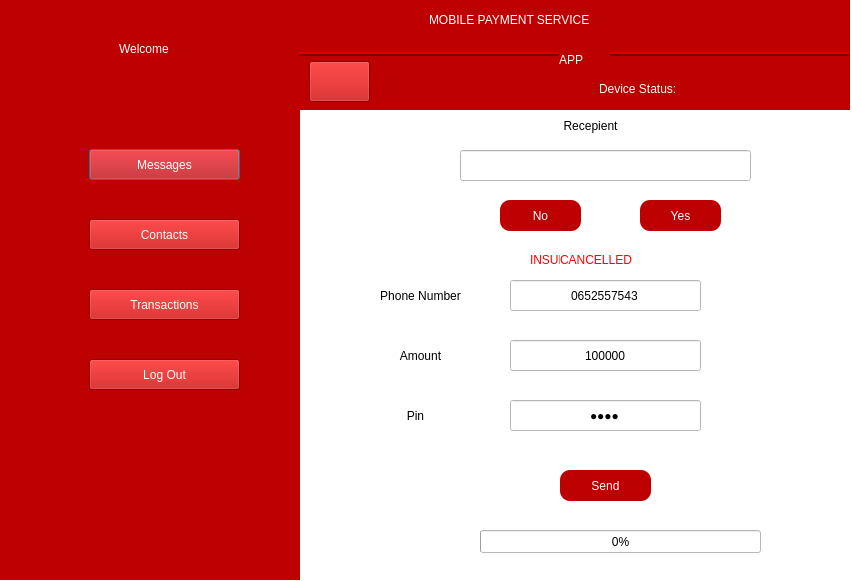
<?xml version="1.0" encoding="UTF-8"?>
<ui version="4.0">
 <class>Dialog</class>
 <widget class="QDialog" name="Dialog">
  <property name="geometry">
   <rect>
    <x>0</x>
    <y>0</y>
    <width>852</width>
    <height>581</height>
   </rect>
  </property>
  <property name="windowTitle">
   <string>Dialog</string>
  </property>
  <property name="layoutDirection">
   <enum>Qt::LeftToRight</enum>
  </property>
  <property name="styleSheet">
   <string notr="true">background-color: rgb(255, 255, 255);</string>
  </property>
  <property name="modal">
   <bool>false</bool>
  </property>
  <widget class="QWidget" name="widget" native="true">
   <property name="geometry">
    <rect>
     <x>-1</x>
     <y>-1</y>
     <width>301</width>
     <height>581</height>
    </rect>
   </property>
   <property name="styleSheet">
    <string notr="true">background-color: rgb(189, 0, 0);
color: rgb(255, 255, 255);</string>
   </property>
   <widget class="QLabel" name="label">
    <property name="geometry">
     <rect>
      <x>120</x>
      <y>40</y>
      <width>81</width>
      <height>20</height>
     </rect>
    </property>
    <property name="styleSheet">
     <string notr="true">font: 75 14pt &quot;MS Shell Dlg 2&quot;;</string>
    </property>
    <property name="text">
     <string>Welcome</string>
    </property>
   </widget>
   <widget class="QLabel" name="nmm">
    <property name="geometry">
     <rect>
      <x>60</x>
      <y>70</y>
      <width>201</width>
      <height>20</height>
     </rect>
    </property>
    <property name="styleSheet">
     <string notr="true">font: 75 13pt &quot;MS Shell Dlg 2&quot;;</string>
    </property>
    <property name="text">
     <string/>
    </property>
    <property name="alignment">
     <set>Qt::AlignCenter</set>
    </property>
   </widget>
   <widget class="QLabel" name="pnmm">
    <property name="geometry">
     <rect>
      <x>100</x>
      <y>110</y>
      <width>131</width>
      <height>20</height>
     </rect>
    </property>
    <property name="styleSheet">
     <string notr="true">font: 75 13pt &quot;MS Shell Dlg 2&quot;;</string>
    </property>
    <property name="text">
     <string/>
    </property>
    <property name="alignment">
     <set>Qt::AlignCenter</set>
    </property>
   </widget>
   <widget class="QLabel" name="label_5">
    <property name="geometry">
     <rect>
      <x>20</x>
      <y>140</y>
      <width>51</width>
      <height>41</height>
     </rect>
    </property>
    <property name="text">
     <string/>
    </property>
    <property name="pixmap">
     <pixmap>ICONS/icons8-group-message-48.png</pixmap>
    </property>
   </widget>
   <widget class="QLabel" name="label_11">
    <property name="geometry">
     <rect>
      <x>20</x>
      <y>280</y>
      <width>51</width>
      <height>41</height>
     </rect>
    </property>
    <property name="text">
     <string/>
    </property>
    <property name="pixmap">
     <pixmap>ICONS/icons8-euro-money-48.png</pixmap>
    </property>
   </widget>
   <widget class="QLabel" name="label_12">
    <property name="geometry">
     <rect>
      <x>20</x>
      <y>210</y>
      <width>51</width>
      <height>41</height>
     </rect>
    </property>
    <property name="text">
     <string/>
    </property>
    <property name="pixmap">
     <pixmap>ICONS/icons8-address-book-2-48.png</pixmap>
    </property>
   </widget>
   <widget class="QLabel" name="label_14">
    <property name="geometry">
     <rect>
      <x>20</x>
      <y>350</y>
      <width>51</width>
      <height>41</height>
     </rect>
    </property>
    <property name="text">
     <string/>
    </property>
    <property name="pixmap">
     <pixmap>ICONS/icons8-open-pane-48.png</pixmap>
    </property>
   </widget>
   <widget class="QPushButton" name="messages">
    <property name="geometry">
     <rect>
      <x>90</x>
      <y>150</y>
      <width>151</width>
      <height>31</height>
     </rect>
    </property>
    <property name="styleSheet">
     <string notr="true">font: 75 10pt &quot;Arial&quot;;</string>
    </property>
    <property name="text">
     <string>Messages</string>
    </property>
   </widget>
   <widget class="QPushButton" name="contacts">
    <property name="geometry">
     <rect>
      <x>90</x>
      <y>220</y>
      <width>151</width>
      <height>31</height>
     </rect>
    </property>
    <property name="styleSheet">
     <string notr="true">font: 75 10pt &quot;Arial&quot;;</string>
    </property>
    <property name="text">
     <string>Contacts</string>
    </property>
   </widget>
   <widget class="QPushButton" name="transaction">
    <property name="geometry">
     <rect>
      <x>90</x>
      <y>290</y>
      <width>151</width>
      <height>31</height>
     </rect>
    </property>
    <property name="styleSheet">
     <string notr="true">font: 75 10pt &quot;Arial&quot;;</string>
    </property>
    <property name="text">
     <string>Transactions</string>
    </property>
   </widget>
   <widget class="QPushButton" name="lgo">
    <property name="geometry">
     <rect>
      <x>90</x>
      <y>360</y>
      <width>151</width>
      <height>31</height>
     </rect>
    </property>
    <property name="styleSheet">
     <string notr="true">font: 75 10pt &quot;Arial&quot;;</string>
    </property>
    <property name="text">
     <string>Log Out</string>
    </property>
   </widget>
  </widget>
  <widget class="QFrame" name="frame">
   <property name="geometry">
    <rect>
     <x>299</x>
     <y>-1</y>
     <width>551</width>
     <height>111</height>
    </rect>
   </property>
   <property name="styleSheet">
    <string notr="true">background-color: rgb(189, 0, 0);
color: rgb(255, 255, 255);</string>
   </property>
   <property name="frameShape">
    <enum>QFrame::HLine</enum>
   </property>
   <property name="frameShadow">
    <enum>QFrame::Raised</enum>
   </property>
   <property name="lineWidth">
    <number>2</number>
   </property>
   <property name="midLineWidth">
    <number>0</number>
   </property>
   <widget class="QLabel" name="label_16">
    <property name="geometry">
     <rect>
      <x>260</x>
      <y>50</y>
      <width>51</width>
      <height>21</height>
     </rect>
    </property>
    <property name="styleSheet">
     <string notr="true">font: 75 18pt &quot;MS Shell Dlg 2&quot;;</string>
    </property>
    <property name="text">
     <string>APP</string>
    </property>
   </widget>
   <widget class="QLabel" name="label_15">
    <property name="geometry">
     <rect>
      <x>130</x>
      <y>10</y>
      <width>301</width>
      <height>21</height>
     </rect>
    </property>
    <property name="styleSheet">
     <string notr="true">font: 75 18pt &quot;MS Shell Dlg 2&quot;;</string>
    </property>
    <property name="text">
     <string>MOBILE PAYMENT SERVICE</string>
    </property>
   </widget>
   <widget class="QPushButton" name="hm">
    <property name="geometry">
     <rect>
      <x>10</x>
      <y>62</y>
      <width>61</width>
      <height>41</height>
     </rect>
    </property>
    <property name="text">
     <string/>
    </property>
    <property name="icon">
     <iconset>
      <normaloff>ICONS/icons8-exterior-48.png</normaloff>ICONS/icons8-exterior-48.png</iconset>
    </property>
    <property name="iconSize">
     <size>
      <width>40</width>
      <height>40</height>
     </size>
    </property>
   </widget>
   <widget class="QLabel" name="label_2">
    <property name="geometry">
     <rect>
      <x>300</x>
      <y>80</y>
      <width>101</width>
      <height>20</height>
     </rect>
    </property>
    <property name="styleSheet">
     <string notr="true">font: 75 12pt &quot;MS Shell Dlg 2&quot;;</string>
    </property>
    <property name="text">
     <string>Device Status:</string>
    </property>
   </widget>
   <widget class="QLabel" name="st">
    <property name="geometry">
     <rect>
      <x>410</x>
      <y>80</y>
      <width>111</width>
      <height>20</height>
     </rect>
    </property>
    <property name="styleSheet">
     <string notr="true">font: 75 12pt &quot;MS Shell Dlg 2&quot;;</string>
    </property>
    <property name="text">
     <string/>
    </property>
   </widget>
   <widget class="QLabel" name="sm">
    <property name="geometry">
     <rect>
      <x>80</x>
      <y>80</y>
      <width>111</width>
      <height>20</height>
     </rect>
    </property>
    <property name="styleSheet">
     <string notr="true">font: 75 11pt &quot;MS Shell Dlg 2&quot;;</string>
    </property>
    <property name="text">
     <string/>
    </property>
   </widget>
   <widget class="QLabel" name="smcd">
    <property name="geometry">
     <rect>
      <x>200</x>
      <y>80</y>
      <width>90</width>
      <height>20</height>
     </rect>
    </property>
    <property name="styleSheet">
     <string notr="true">font: 75 11pt &quot;MS Shell Dlg 2&quot;;</string>
    </property>
    <property name="text">
     <string/>
    </property>
   </widget>
  </widget>
  <widget class="QLineEdit" name="pnm">
   <property name="geometry">
    <rect>
     <x>510</x>
     <y>280</y>
     <width>191</width>
     <height>31</height>
    </rect>
   </property>
   <property name="layoutDirection">
    <enum>Qt::LeftToRight</enum>
   </property>
   <property name="styleSheet">
    <string notr="true">background-color: rgb(255, 255, 255);</string>
   </property>
   <property name="inputMethodHints">
    <set>Qt::ImhDigitsOnly</set>
   </property>
   <property name="text">
    <string>0652557543</string>
   </property>
   <property name="alignment">
    <set>Qt::AlignCenter</set>
   </property>
  </widget>
  <widget class="QPushButton" name="no">
   <property name="geometry">
    <rect>
     <x>500</x>
     <y>200</y>
     <width>81</width>
     <height>31</height>
    </rect>
   </property>
   <property name="styleSheet">
    <string notr="true">background-color: rgb(189, 0, 0);
color: rgb(255, 255, 255);
border-radius: 10px;</string>
   </property>
   <property name="text">
    <string>No</string>
   </property>
  </widget>
  <widget class="QLabel" name="label_6">
   <property name="geometry">
    <rect>
     <x>360</x>
     <y>340</y>
     <width>121</width>
     <height>31</height>
    </rect>
   </property>
   <property name="styleSheet">
    <string notr="true">font: 75 12pt &quot;Arial&quot;;</string>
   </property>
   <property name="text">
    <string>Amount</string>
   </property>
   <property name="alignment">
    <set>Qt::AlignCenter</set>
   </property>
  </widget>
  <widget class="QPushButton" name="yes">
   <property name="geometry">
    <rect>
     <x>640</x>
     <y>200</y>
     <width>81</width>
     <height>31</height>
    </rect>
   </property>
   <property name="styleSheet">
    <string notr="true">background-color: rgb(189, 0, 0);
color: rgb(255, 255, 255);
border-radius: 10px;</string>
   </property>
   <property name="text">
    <string>Yes</string>
   </property>
  </widget>
  <widget class="QLineEdit" name="rc">
   <property name="geometry">
    <rect>
     <x>460</x>
     <y>150</y>
     <width>291</width>
     <height>31</height>
    </rect>
   </property>
   <property name="styleSheet">
    <string notr="true">background-color: rgb(255, 255, 255);
font: 75 11pt &quot;Arial&quot;;</string>
   </property>
   <property name="inputMethodHints">
    <set>Qt::ImhDigitsOnly</set>
   </property>
   <property name="inputMask">
    <string notr="true"/>
   </property>
   <property name="text">
    <string notr="true"/>
   </property>
   <property name="alignment">
    <set>Qt::AlignCenter</set>
   </property>
   <property name="readOnly">
    <bool>true</bool>
   </property>
  </widget>
  <widget class="QProgressBar" name="pb">
   <property name="geometry">
    <rect>
     <x>480</x>
     <y>530</y>
     <width>281</width>
     <height>23</height>
    </rect>
   </property>
   <property name="styleSheet">
    <string notr="true"/>
   </property>
   <property name="maximum">
    <number>100</number>
   </property>
   <property name="value">
    <number>0</number>
   </property>
   <property name="alignment">
    <set>Qt::AlignCenter</set>
   </property>
  </widget>
  <widget class="QLabel" name="label_7">
   <property name="geometry">
    <rect>
     <x>350</x>
     <y>400</y>
     <width>131</width>
     <height>31</height>
    </rect>
   </property>
   <property name="styleSheet">
    <string notr="true">font: 75 12pt &quot;Arial&quot;;</string>
   </property>
   <property name="text">
    <string>Pin</string>
   </property>
   <property name="alignment">
    <set>Qt::AlignCenter</set>
   </property>
  </widget>
  <widget class="QLabel" name="label_8">
   <property name="geometry">
    <rect>
     <x>530</x>
     <y>110</y>
     <width>121</width>
     <height>31</height>
    </rect>
   </property>
   <property name="styleSheet">
    <string notr="true">font: 75 12pt &quot;Arial&quot;;</string>
   </property>
   <property name="text">
    <string>Recepient</string>
   </property>
   <property name="alignment">
    <set>Qt::AlignCenter</set>
   </property>
  </widget>
  <widget class="QPushButton" name="send">
   <property name="geometry">
    <rect>
     <x>560</x>
     <y>470</y>
     <width>91</width>
     <height>31</height>
    </rect>
   </property>
   <property name="styleSheet">
    <string notr="true">background-color: rgb(189, 0, 0);
color: rgb(255, 255, 255);
border-radius: 10px;</string>
   </property>
   <property name="text">
    <string>Send</string>
   </property>
  </widget>
  <widget class="QLineEdit" name="amnt">
   <property name="geometry">
    <rect>
     <x>510</x>
     <y>340</y>
     <width>191</width>
     <height>31</height>
    </rect>
   </property>
   <property name="styleSheet">
    <string notr="true">background-color: rgb(255, 255, 255);</string>
   </property>
   <property name="inputMethodHints">
    <set>Qt::ImhDigitsOnly</set>
   </property>
   <property name="inputMask">
    <string notr="true"/>
   </property>
   <property name="text">
    <string notr="true">100000</string>
   </property>
   <property name="alignment">
    <set>Qt::AlignCenter</set>
   </property>
  </widget>
  <widget class="QLineEdit" name="pn">
   <property name="geometry">
    <rect>
     <x>510</x>
     <y>400</y>
     <width>191</width>
     <height>31</height>
    </rect>
   </property>
   <property name="styleSheet">
    <string notr="true">background-color: rgb(255, 255, 255);</string>
   </property>
   <property name="text">
    <string>6869</string>
   </property>
   <property name="echoMode">
    <enum>QLineEdit::Password</enum>
   </property>
   <property name="alignment">
    <set>Qt::AlignCenter</set>
   </property>
  </widget>
  <widget class="QLabel" name="label_9">
   <property name="geometry">
    <rect>
     <x>360</x>
     <y>280</y>
     <width>121</width>
     <height>31</height>
    </rect>
   </property>
   <property name="styleSheet">
    <string notr="true">font: 75 12pt &quot;Arial&quot;;</string>
   </property>
   <property name="text">
    <string>Phone Number</string>
   </property>
   <property name="alignment">
    <set>Qt::AlignCenter</set>
   </property>
  </widget>
  <widget class="QLabel" name="cmnt2">
   <property name="geometry">
    <rect>
     <x>530</x>
     <y>250</y>
     <width>161</width>
     <height>20</height>
    </rect>
   </property>
   <property name="styleSheet">
    <string notr="true">color: rgb(255, 0, 0);
font: 75 12pt &quot;Arial&quot;;</string>
   </property>
   <property name="text">
    <string>INSUFFICIENT FUND</string>
   </property>
  </widget>
  <widget class="QLabel" name="cmnt1">
   <property name="geometry">
    <rect>
     <x>580</x>
     <y>250</y>
     <width>51</width>
     <height>20</height>
    </rect>
   </property>
   <property name="styleSheet">
    <string notr="true">color: rgb(255, 0, 0);
font: 75 12pt &quot;Arial&quot;;</string>
   </property>
   <property name="text">
    <string>DONE</string>
   </property>
  </widget>
  <widget class="QLabel" name="cmnt3">
   <property name="geometry">
    <rect>
     <x>560</x>
     <y>250</y>
     <width>91</width>
     <height>20</height>
    </rect>
   </property>
   <property name="styleSheet">
    <string notr="true">color: rgb(255, 0, 0);
font: 75 12pt &quot;Arial&quot;;</string>
   </property>
   <property name="text">
    <string>CANCELLED</string>
   </property>
  </widget>
 </widget>
 <resources/>
 <connections/>
</ui>
